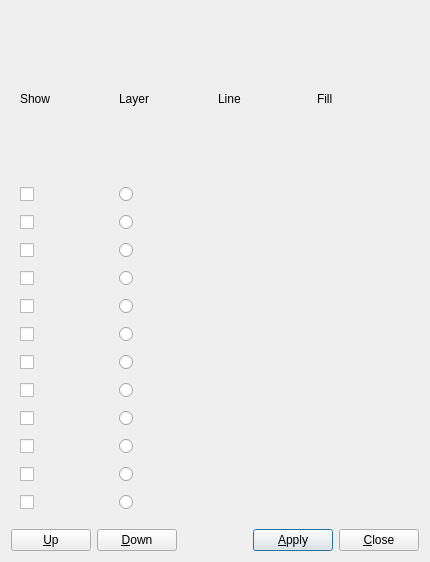
<?xml version="1.0" encoding="UTF-8"?>
<ui version="4.0">
 <class>VecMapDialog</class>
 <widget class="QWidget" name="VecMapDialog">
  <property name="geometry">
   <rect>
    <x>0</x>
    <y>0</y>
    <width>430</width>
    <height>562</height>
   </rect>
  </property>
  <property name="windowTitle">
   <string>Map Layer</string>
  </property>
  <property name="toolTip">
   <string/>
  </property>
  <layout class="QGridLayout" name="gridLayout">
   <item row="0" column="0" rowspan="2" colspan="6">
    <widget class="QFrame" name="Panel1">
     <property name="enabled">
      <bool>true</bool>
     </property>
     <property name="toolTip">
      <string/>
     </property>
     <property name="layoutDirection">
      <enum>Qt::LeftToRight</enum>
     </property>
     <property name="frameShape">
      <enum>QFrame::NoFrame</enum>
     </property>
     <property name="text" stdset="0">
      <string/>
     </property>
     <layout class="QGridLayout" name="gridLayout_2">
      <item row="12" column="0">
       <widget class="QCheckBox" name="cBVisible12">
        <property name="toolTip">
         <string/>
        </property>
       </widget>
      </item>
      <item row="12" column="3">
       <widget class="QPushButton" name="btnColor12F">
        <property name="flat">
         <bool>true</bool>
        </property>
       </widget>
      </item>
      <item row="7" column="0">
       <widget class="QCheckBox" name="cBVisible7">
        <property name="toolTip">
         <string/>
        </property>
       </widget>
      </item>
      <item row="3" column="2">
       <widget class="QPushButton" name="btnColor3">
        <property name="flat">
         <bool>true</bool>
        </property>
       </widget>
      </item>
      <item row="9" column="3">
       <widget class="QPushButton" name="btnColor9F">
        <property name="flat">
         <bool>true</bool>
        </property>
       </widget>
      </item>
      <item row="5" column="0">
       <widget class="QCheckBox" name="cBVisible5">
        <property name="toolTip">
         <string/>
        </property>
       </widget>
      </item>
      <item row="9" column="2">
       <widget class="QPushButton" name="btnColor9">
        <property name="flat">
         <bool>true</bool>
        </property>
       </widget>
      </item>
      <item row="1" column="0">
       <widget class="QCheckBox" name="cBVisible1">
        <property name="toolTip">
         <string/>
        </property>
       </widget>
      </item>
      <item row="9" column="1">
       <widget class="QRadioButton" name="rBLayer9">
        <property name="toolTip">
         <string/>
        </property>
       </widget>
      </item>
      <item row="10" column="1">
       <widget class="QRadioButton" name="rBLayer10">
        <property name="toolTip">
         <string/>
        </property>
       </widget>
      </item>
      <item row="3" column="0">
       <widget class="QCheckBox" name="cBVisible3">
        <property name="toolTip">
         <string/>
        </property>
       </widget>
      </item>
      <item row="1" column="2">
       <widget class="QPushButton" name="btnColor1">
        <property name="flat">
         <bool>true</bool>
        </property>
       </widget>
      </item>
      <item row="4" column="3">
       <widget class="QPushButton" name="btnColor4F">
        <property name="flat">
         <bool>true</bool>
        </property>
       </widget>
      </item>
      <item row="10" column="0">
       <widget class="QCheckBox" name="cBVisible10">
        <property name="toolTip">
         <string/>
        </property>
       </widget>
      </item>
      <item row="2" column="1">
       <widget class="QRadioButton" name="rBLayer2">
        <property name="toolTip">
         <string/>
        </property>
       </widget>
      </item>
      <item row="11" column="1">
       <widget class="QRadioButton" name="rBLayer11">
        <property name="toolTip">
         <string/>
        </property>
       </widget>
      </item>
      <item row="3" column="3">
       <widget class="QPushButton" name="btnColor3F">
        <property name="flat">
         <bool>true</bool>
        </property>
       </widget>
      </item>
      <item row="5" column="2">
       <widget class="QPushButton" name="btnColor5">
        <property name="flat">
         <bool>true</bool>
        </property>
       </widget>
      </item>
      <item row="12" column="2">
       <widget class="QPushButton" name="btnColor12">
        <property name="flat">
         <bool>true</bool>
        </property>
       </widget>
      </item>
      <item row="8" column="0">
       <widget class="QCheckBox" name="cBVisible8">
        <property name="toolTip">
         <string/>
        </property>
       </widget>
      </item>
      <item row="0" column="0">
       <widget class="QLabel" name="Label3">
        <property name="toolTip">
         <string/>
        </property>
        <property name="text">
         <string>Show</string>
        </property>
       </widget>
      </item>
      <item row="5" column="3">
       <widget class="QPushButton" name="btnColor5F">
        <property name="flat">
         <bool>true</bool>
        </property>
       </widget>
      </item>
      <item row="0" column="2">
       <widget class="QLabel" name="Label2">
        <property name="toolTip">
         <string/>
        </property>
        <property name="text">
         <string>Line</string>
        </property>
       </widget>
      </item>
      <item row="8" column="2">
       <widget class="QPushButton" name="btnColor8">
        <property name="flat">
         <bool>true</bool>
        </property>
       </widget>
      </item>
      <item row="10" column="2">
       <widget class="QPushButton" name="btnColor10">
        <property name="flat">
         <bool>true</bool>
        </property>
       </widget>
      </item>
      <item row="8" column="3">
       <widget class="QPushButton" name="btnColor8F">
        <property name="flat">
         <bool>true</bool>
        </property>
       </widget>
      </item>
      <item row="1" column="1">
       <widget class="QRadioButton" name="rBLayer1">
        <property name="toolTip">
         <string/>
        </property>
       </widget>
      </item>
      <item row="2" column="0">
       <widget class="QCheckBox" name="cBVisible2">
        <property name="toolTip">
         <string/>
        </property>
       </widget>
      </item>
      <item row="11" column="2">
       <widget class="QPushButton" name="btnColor11">
        <property name="flat">
         <bool>true</bool>
        </property>
       </widget>
      </item>
      <item row="8" column="1">
       <widget class="QRadioButton" name="rBLayer8">
        <property name="toolTip">
         <string/>
        </property>
       </widget>
      </item>
      <item row="6" column="2">
       <widget class="QPushButton" name="btnColor6">
        <property name="flat">
         <bool>true</bool>
        </property>
       </widget>
      </item>
      <item row="4" column="2">
       <widget class="QPushButton" name="btnColor4">
        <property name="flat">
         <bool>true</bool>
        </property>
       </widget>
      </item>
      <item row="7" column="2">
       <widget class="QPushButton" name="btnColor7">
        <property name="flat">
         <bool>true</bool>
        </property>
       </widget>
      </item>
      <item row="7" column="3">
       <widget class="QPushButton" name="btnColor7F">
        <property name="flat">
         <bool>true</bool>
        </property>
       </widget>
      </item>
      <item row="6" column="0">
       <widget class="QCheckBox" name="cBVisible6">
        <property name="toolTip">
         <string/>
        </property>
       </widget>
      </item>
      <item row="3" column="1">
       <widget class="QRadioButton" name="rBLayer3">
        <property name="toolTip">
         <string/>
        </property>
       </widget>
      </item>
      <item row="6" column="1">
       <widget class="QRadioButton" name="rBLayer6">
        <property name="toolTip">
         <string/>
        </property>
       </widget>
      </item>
      <item row="9" column="0">
       <widget class="QCheckBox" name="cBVisible9">
        <property name="toolTip">
         <string/>
        </property>
       </widget>
      </item>
      <item row="2" column="2">
       <widget class="QPushButton" name="btnColor2">
        <property name="flat">
         <bool>true</bool>
        </property>
       </widget>
      </item>
      <item row="12" column="1">
       <widget class="QRadioButton" name="rBLayer12">
        <property name="toolTip">
         <string/>
        </property>
       </widget>
      </item>
      <item row="11" column="0">
       <widget class="QCheckBox" name="cBVisible11">
        <property name="toolTip">
         <string/>
        </property>
       </widget>
      </item>
      <item row="0" column="1">
       <widget class="QLabel" name="Label1">
        <property name="toolTip">
         <string/>
        </property>
        <property name="text">
         <string>Layer</string>
        </property>
       </widget>
      </item>
      <item row="4" column="0">
       <widget class="QCheckBox" name="cBVisible4">
        <property name="toolTip">
         <string/>
        </property>
       </widget>
      </item>
      <item row="1" column="3">
       <widget class="QPushButton" name="btnColor1F">
        <property name="flat">
         <bool>true</bool>
        </property>
       </widget>
      </item>
      <item row="10" column="3">
       <widget class="QPushButton" name="btnColor10F">
        <property name="flat">
         <bool>true</bool>
        </property>
       </widget>
      </item>
      <item row="11" column="3">
       <widget class="QPushButton" name="btnColor11F">
        <property name="flat">
         <bool>true</bool>
        </property>
       </widget>
      </item>
      <item row="2" column="3">
       <widget class="QPushButton" name="btnColor2F">
        <property name="flat">
         <bool>true</bool>
        </property>
       </widget>
      </item>
      <item row="6" column="3">
       <widget class="QPushButton" name="btnColor6F">
        <property name="flat">
         <bool>true</bool>
        </property>
       </widget>
      </item>
      <item row="7" column="1">
       <widget class="QRadioButton" name="rBLayer7">
        <property name="toolTip">
         <string/>
        </property>
       </widget>
      </item>
      <item row="0" column="3">
       <widget class="QLabel" name="label">
        <property name="text">
         <string>Fill</string>
        </property>
       </widget>
      </item>
      <item row="5" column="1">
       <widget class="QRadioButton" name="rBLayer5">
        <property name="toolTip">
         <string/>
        </property>
       </widget>
      </item>
      <item row="4" column="1">
       <widget class="QRadioButton" name="rBLayer4">
        <property name="toolTip">
         <string/>
        </property>
       </widget>
      </item>
     </layout>
    </widget>
   </item>
   <item row="2" column="0">
    <widget class="QPushButton" name="btnUp">
     <property name="toolTip">
      <string/>
     </property>
     <property name="text">
      <string>&amp;Up</string>
     </property>
     <property name="icon">
      <iconset resource="../icon/resources.qrc">
       <normaloff>:/buttons/up2</normaloff>:/buttons/up2</iconset>
     </property>
    </widget>
   </item>
   <item row="2" column="1" colspan="2">
    <widget class="QPushButton" name="btnDown">
     <property name="toolTip">
      <string/>
     </property>
     <property name="text">
      <string>&amp;Down</string>
     </property>
     <property name="icon">
      <iconset resource="../icon/resources.qrc">
       <normaloff>:/buttons/down</normaloff>:/buttons/down</iconset>
     </property>
    </widget>
   </item>
   <item row="2" column="4">
    <widget class="QPushButton" name="btnApply">
     <property name="toolTip">
      <string/>
     </property>
     <property name="text">
      <string>&amp;Apply</string>
     </property>
     <property name="autoDefault">
      <bool>true</bool>
     </property>
     <property name="default">
      <bool>true</bool>
     </property>
    </widget>
   </item>
   <item row="2" column="5">
    <widget class="QPushButton" name="btnClose">
     <property name="toolTip">
      <string/>
     </property>
     <property name="text">
      <string>&amp;Close</string>
     </property>
    </widget>
   </item>
   <item row="2" column="3">
    <spacer name="horizontalSpacer">
     <property name="orientation">
      <enum>Qt::Horizontal</enum>
     </property>
     <property name="sizeHint" stdset="0">
      <size>
       <width>40</width>
       <height>20</height>
      </size>
     </property>
    </spacer>
   </item>
  </layout>
 </widget>
 <resources>
  <include location="../icon/resources.qrc"/>
 </resources>
 <connections/>
</ui>
